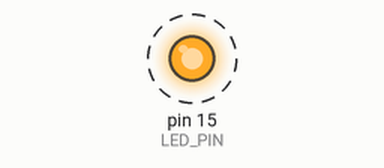
Simulated run of this sketch. Board: Arduino Uno, built with avr-gcc and run on an emulated ATmega328P. Shown: output pins drawn as LEDs (lit = HIGH). Dashed ring = blinking. What the sketch prints to the serial monitor is not drawn.

Above: at 0.5 s.
Timing chart, 0 to 4.6 s (numbered marks = the images above):
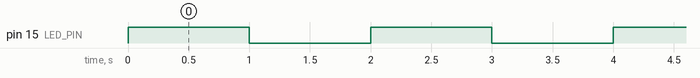

The sketch:

sketch.ino
```cpp
/**
 * @def LED_PIN 15
 * @brief Define o pino do LED.
 */
#define LED_PIN 15

/**
 * @brief Função de configuração.
 *
 * Esta função é chamada uma vez quando o script é iniciado.
 * Configura a comunicação serial e o pino do LED como saída.
 */
void setup() {
  // Inicia a comunicação serial a 115200 baud.
  Serial.begin(115200);

  /**
   * @fn pinMode(LED_PIN, OUTPUT);
   * @brief Configura o pino do LED como saída.
   */
  pinMode(LED_PIN, OUTPUT);
}

/**
 * @brief Função de loop.
 *
 * Esta função é chamada repetidamente em um loop.
 * Liga e desliga o LED a cada segundo.
 */
void loop() {
  // Acende o LED
  digitalWrite(LED_PIN, HIGH);
  Serial.println("LED ON");

  /**
   * @fn delay(1000);
   * @brief Faz uma pausa na execução do programa por um segundo.
   */
  delay(1000);  // Espera por 1 segundo.

  // Apaga o LED
  digitalWrite(LED_PIN, LOW);
  Serial.println("LED OFF");
  delay(1000);  // Espera por 1 segundo.
}
```

Measured:
- by itself, pin 15 (LED_PIN): alternates HIGH for 1.0 s and LOW for 1.0 s
